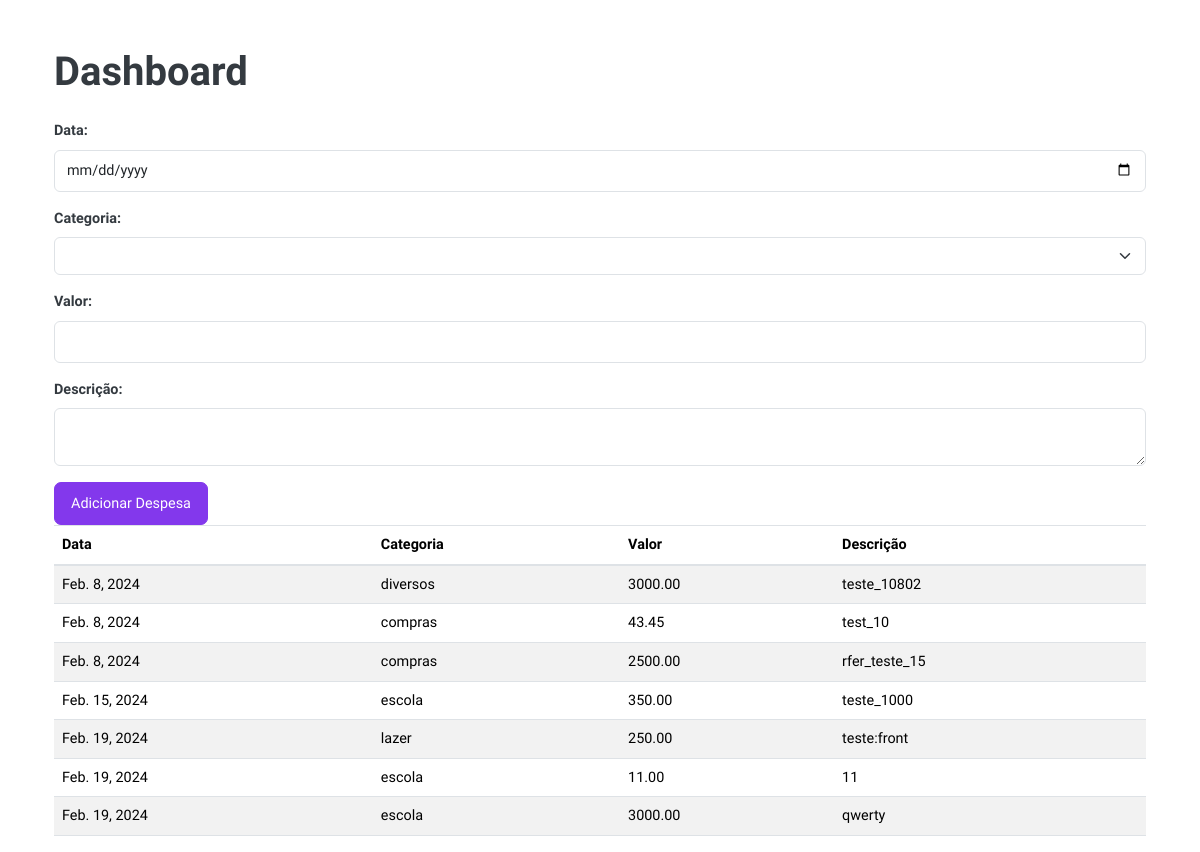
Page /dashboard/ on the earlier database version.
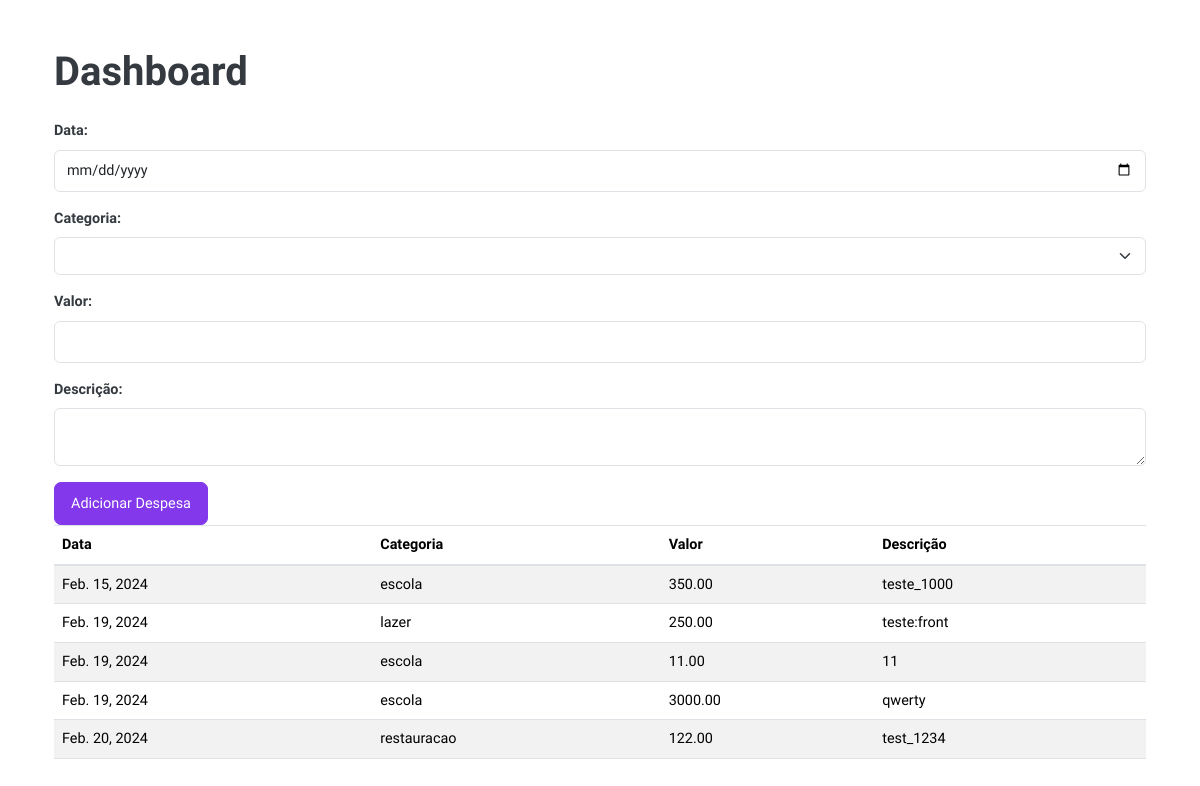
Same page on the later database version.
### dashboard/models.py (models this page shows, shortened)
class Expense(models.Model):
    ALLOWED_CATEGORIES = [
        ('compras', 'Compras'),
        ('escola', 'Escola'),
        ('lazer', 'Lazer'),
        ('restauracao', 'Restauração'),
        ('diversos', 'Diversos'),
    ]
    date = models.DateField(auto_now_add=True)
    category = models.CharField(max_length=100, choices=ALLOWED_CATEGORIES)
    amount = models.DecimalField(max_digits=10, decimal_places=2)
    description = models.TextField()

### dashboard/views.py (the view)
# urls.py: path("dashboard/", include("dashboard.urls")), #dashboard
def dashboard(request):
    expenses = Expense.objects.all()
    allowed_categories = Expense.ALLOWED_CATEGORIES
    return render(request, 'dashboard/dashboard.html', {'expenses': expenses, 'allowed_categories': allowed_categories})

### dashboard/templates/dashboard/dashboard.html (shortened to what this page needs)
{% extends "base.html" %}
{% block page_content %}
<div class="container mt-5">
    <h1 class="mb-4">Dashboard</h1>
    <form method="post" action="{% url 'add_expense' %}">
        <div class="mb-3">
            <label for="date">Data:</label>
            <input type="date" id="date" name="date" class="form-control" required>
        </div>
        <div class="mb-3">
            <label for="category">Categoria:</label>
            <select id="category" name="category" class="form-select" required>
            </select>
        </div>
        <div class="mb-3">
            <label for="amount">Valor:</label>
            <input type="number" id="amount" name="amount" class="form-control" required>
        </div>
        <div class="mb-3">
            <label for="description">Descrição:</label>
            <textarea id="description" name="description" class="form-control" required></textarea>
        </div>
        <button type="submit" class="btn btn-primary">Adicionar Despesa</button>
    </form>
    <table class="table table-striped">
        <thead>
            <tr>
                <th>Data</th>
                <th>Categoria</th>
                <th>Valor</th>
                <th>Descrição</th>
            </tr>
        </thead>
        <tbody>
            {% for expense in expenses %}
            <tr>
                <td>{{ expense.date }}</td>
                <td>{{ expense.category }}</td>
                <td>{{ expense.amount }}</td>
                <td>{{ expense.description }}</td>
            </tr>
            {% endfor %}
        </tbody>
    </table>
</div>
{% endblock page_content %}

### templates/base.html (shortened to what this page needs)
<!DOCTYPE html>
<html lang="en">
<head>
    <link href="https://cdn.jsdelivr.net/npm/bootstrap@4.6.2/dist/css/bootstrap.min.css" rel="stylesheet">
    <link href="https://cdn.jsdelivr.net/npm/bootstrap@5.3.0-alpha1/dist/css/bootstrap.min.css" rel="stylesheet">
    <link rel="stylesheet" href=ss/bootstrap.min.css type="text/css">
    <link rel="stylesheet" type="text/css" href=css/materialdesignicons.min.css />
    <link rel="stylesheet" type="text/css" href=css/style.css/>
</head>
<body class="container">
    {% block page_content %}
    {% endblock page_content %}
</body>
</html>

### dashboard/templates/dashboard/css/style.css (style rules this page uses)
body { font-size: 0.9rem; color: #343a40; font-family: "Nunito Sans", sans-serif; }
html { scroll-padding-top: 58px; }
h1, h2, h3, h4, h5, h6 { color: #343a40; font-family: "Nunito Sans", sans-serif; font-weight: 600; }
@media (min-width: 1200px) { .container { max-width: 1140px; } }
.form-control::placeholder { color: #cbcbd5; }
label { color: #343a40; font-weight: 600; }
.btn { font-size: 0.9rem; padding: 10px 16px; font-weight: 500; transition: all 0.4s; border-radius: 7px; }
.btn-primary { color: #ffffff; background: #8338EC; border-color: #8338EC; }
.form-control { font-size: 0.9rem; border-color: #dee2e6; height: 42px; }

Differences in the rows shown:
removed Expense: date "Feb. 8, 2024", category "diversos", amount "3000.00", description "teste_10802"
removed Expense: date "Feb. 8, 2024", category "compras", amount "43.45", description "test_10"
removed Expense: date "Feb. 8, 2024", category "compras", amount "2500.00", description "rfer_teste_15"
added Expense: date "Feb. 20, 2024", category "restauracao", amount "122.00", description "test_1234"
